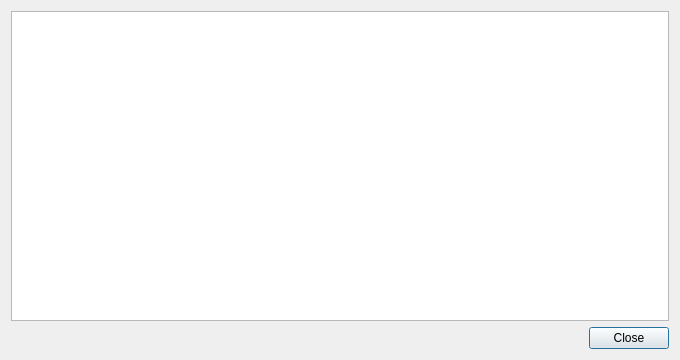
<?xml version="1.0" encoding="UTF-8"?>
<ui version="4.0">
 <class>TranscodeLogDialog</class>
 <widget class="QDialog" name="TranscodeLogDialog">
  <property name="geometry">
   <rect>
    <x>0</x>
    <y>0</y>
    <width>680</width>
    <height>360</height>
   </rect>
  </property>
  <property name="windowTitle">
   <string>Transcoder Log</string>
  </property>
  <property name="windowIcon">
   <iconset resource="../../data/icons.qrc">
    <normaloff>:/icons/64x64/akousma.png</normaloff>:/icons/64x64/akousma.png</iconset>
  </property>
  <layout class="QVBoxLayout" name="layout_transcodelogdialog">
   <item>
    <widget class="QPlainTextEdit" name="log">
     <property name="readOnly">
      <bool>true</bool>
     </property>
    </widget>
   </item>
   <item>
    <widget class="QDialogButtonBox" name="buttonBox">
     <property name="standardButtons">
      <set>QDialogButtonBox::Close</set>
     </property>
    </widget>
   </item>
  </layout>
 </widget>
 <resources>
  <include location="../../data/data.qrc"/>
  <include location="../../data/icons.qrc"/>
 </resources>
 <connections>
  <connection>
   <sender>buttonBox</sender>
   <signal>rejected()</signal>
   <receiver>TranscodeLogDialog</receiver>
   <slot>hide()</slot>
   <hints>
    <hint type="sourcelabel">
     <x>599</x>
     <y>331</y>
    </hint>
    <hint type="destinationlabel">
     <x>582</x>
     <y>355</y>
    </hint>
   </hints>
  </connection>
 </connections>
</ui>
